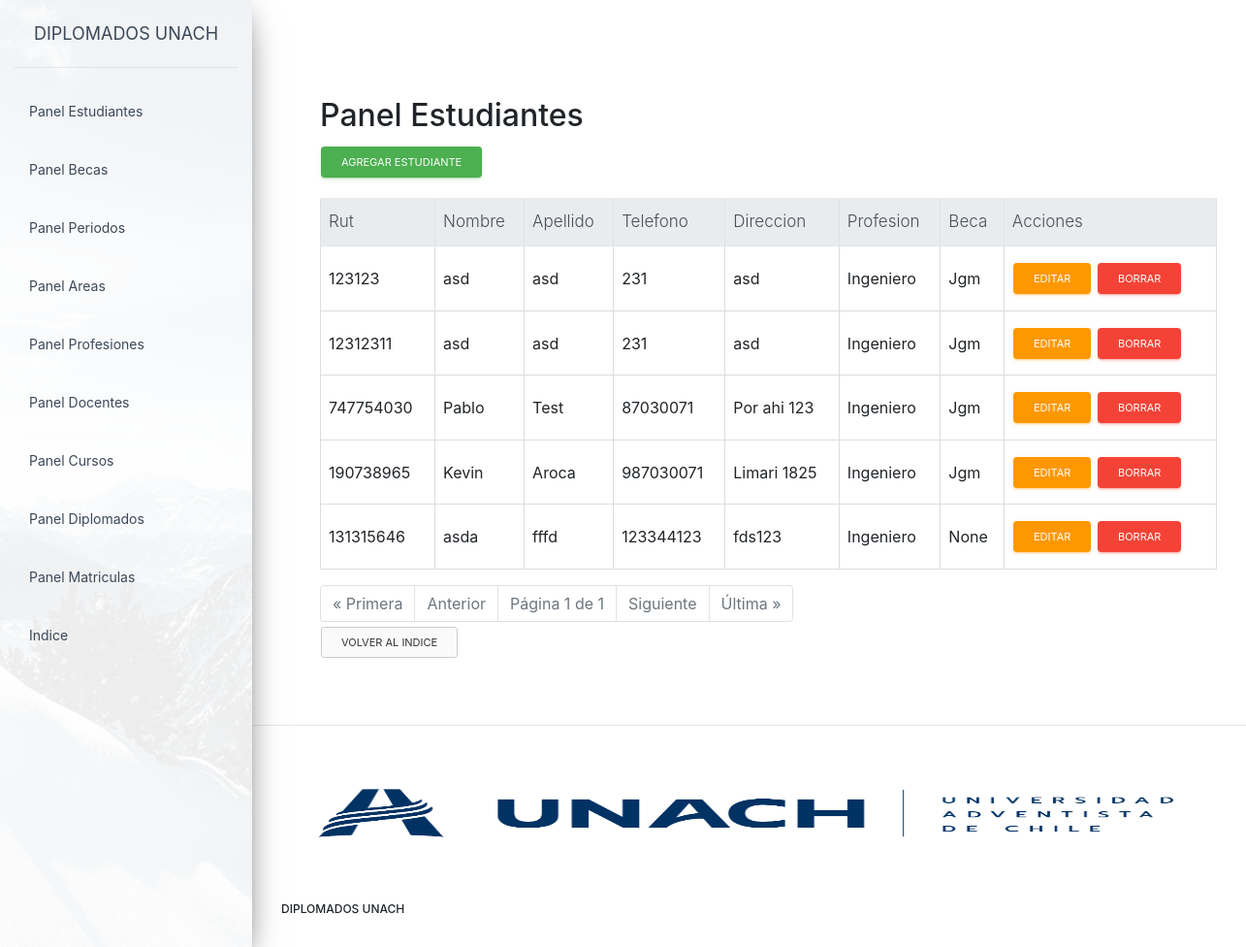
/artemis/panel_estudiantes.html (signed in), run on the app's committed database.
### artemis/models.py (models this page shows, shortened)
class Estudiantes(models.Model):
    rut_estudiante = models.CharField(max_length=20,primary_key=True)
    nombre_estudiante = models.CharField(max_length=30)
    apellido_estudiante = models.CharField(max_length=20)
    num_tel_estudiante = models.IntegerField()
    direccion_estudiante = models.CharField(max_length=30)
    profesion = models.ForeignKey(Profesiones, on_delete= models.CASCADE)
    beca = models.ForeignKey(Becas, on_delete=models.CASCADE,null=True,blank=True)

class Profesiones(models.Model):
    id = models.AutoField(primary_key=True)
    nombre_profesion = models.CharField(max_length=20)
    area_profesion= models.ForeignKey(Areas, on_delete=models.CASCADE)
    def __str__(self):
        return self.nombre_profesion

class Becas(models.Model):
    id = models.AutoField(primary_key=True)
    nombre_beca = models.CharField(max_length=20)
    def __str__(self):
        return self.nombre_beca

### artemis/views.py (the view)
# urls.py: path('panel_estudiantes.html',panel_estudiantes.as_view(),name ='panel_estudiantes'),
class panel_estudiantes(ListView):
    context_object_name = 'panel_estudiantes'
    template_name = 'panel_estudiantes.html'
    paginate_by = 10
    queryset = Estudiantes.objects.all()
    def get_context_data(self, **kwargs):
        context = super(panel_estudiantes, self).get_context_data(**kwargs)
        context['Estudiantes'] = Estudiantes.objects.all()
        return context

### artemis/templates/panel_estudiantes.html (shortened to what this page needs)
{% extends "base.html" %}
{% block content %}
<head>
   <link rel="stylesheet" href="https://stackpath.bootstrapcdn.com/bootstrap/4.1.3/css/bootstrap.min.css">
   {% load crispy_forms_tags %}
</head>
<ul>
    <h2>Panel Estudiantes</h2>
<p>
    <a href="{% url "artemis:new_student" %}" class="btn btn-success btn-sm">Agregar estudiante</a>
</p>
<div class="table-responsive">
    <table class="table table-hover table table-bordered">
        <thead class="thead-light">
            <tr>
                <th>Rut</th>
                <th>Nombre</th>
                <th>Apellido</th>
                <th>Telefono</th>
                <th>Direccion</th>
                <th>Profesion</th>
                <th>Beca</th>
                <th>Acciones</th>
            </tr>
        </thead>
        <tbody>
            {% for Estudiantes in object_list %}
            <tr>
                <td>{{ Estudiantes.rut_estudiante }} </td>
                <td>{{ Estudiantes.nombre_estudiante }}</td>
                <td>{{ Estudiantes.apellido_estudiante }}</td>
                <td>{{ Estudiantes.num_tel_estudiante }}</td>
                <td>{{ Estudiantes.direccion_estudiante }}</td>
                <td>{{ Estudiantes.profesion }}</td>
                <td>{{ Estudiantes.beca }} </td>
                <td><a href="{% url "artemis:edit_student" Estudiantes.pk %}" class="btn btn-warning btn-sm">Editar</a>
                    <a href="{% url "artemis:delete_student" Estudiantes.pk %}" class="btn btn-danger btn-sm">Borrar</a>
                </td>
            </tr>
            {% endfor %}
        </tbody>
</table>
<div class="pagination">
    <ul class="pagination justify-content-center">
      {% if page_obj.has_previous %}
      <li class="page-item"><a class="page-link" href="?page=1">&laquo; Primera</a></li>
      <li class="page-item"><a class="page-link" href="?page={{ page_obj.previous_page_number }}">Anterior</a></li>
      {% else %}
      <li class="page-item disabled"><span class="page-link">&laquo; Primera</span></li>
      <li class="page-item disabled"><span class="page-link">Anterior</span></li>
      {% endif %}
      <li class="page-item disabled"><span class="page-link">Página {{ page_obj.number }} de {{ page_obj.paginator.num_pages }}</span></li>
      {% if page_obj.has_next %}
      <li class="page-item"><a class="page-link" href="?page={{ page_obj.next_page_number }}">Siguiente</a></li>
      <li class="page-item"><a class="page-link" href="?page={{ page_obj.paginator.num_pages }}">Última &raquo;</a></li>
      {% else %}
      <li class="page-item disabled"><span class="page-link">Siguiente</span></li>
      <li class="page-item disabled"><span class="page-link">Última &raquo;</span></li>
      {% endif %}
  </div>
    <p>
        <a href="{% url "artemis:index" %}" class="btn btn-secondary btn-sm" >Volver al indice</a>
    </p>
</ul>
{%endblock content%}

### data on the page
Estudiantes: rut_estudiante "123123", nombre_estudiante "asd", apellido_estudiante "asd", num_tel_estudiante "231", direccion_estudiante "asd", profesion "Ingeniero", beca "Jgm"
Estudiantes: rut_estudiante "12312311", nombre_estudiante "asd", apellido_estudiante "asd", num_tel_estudiante "231", direccion_estudiante "asd", profesion "Ingeniero", beca "Jgm"
Estudiantes: rut_estudiante "747754030", nombre_estudiante "Pablo", apellido_estudiante "Test", num_tel_estudiante "87030071", direccion_estudiante "Por ahi 123", profesion "Ingeniero", beca "Jgm"
Estudiantes: rut_estudiante "190738965", nombre_estudiante "Kevin", apellido_estudiante "Aroca", num_tel_estudiante "987030071", direccion_estudiante "Limari 1825", profesion "Ingeniero", beca "Jgm"
Estudiantes: rut_estudiante "131315646", nombre_estudiante "asda", apellido_estudiante "fffd", num_tel_estudiante "123344123", direccion_estudiante "fds123", profesion "Ingeniero", beca "None"

### other printed values
{{ page_obj.number }} "1"
{{ page_obj.paginator.num_pages }} "1"
